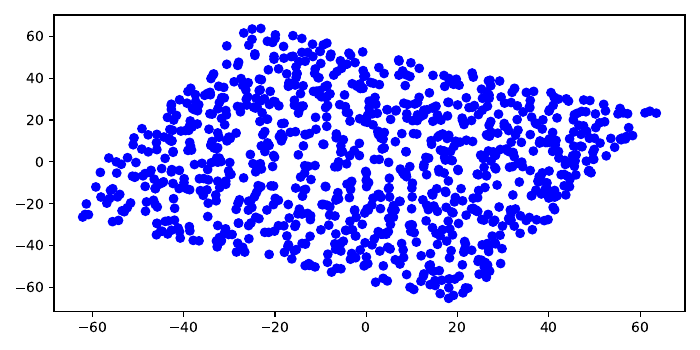

Recreate this plot in Python.
#!/usr/bin/env python3

import random
from matplotlib import pyplot as plt
from matplotlib.backends.backend_pdf import PdfPages
import sys, re
import numpy as np


def save_image(filename): 
    
    p = PdfPages(filename) 
      
    fig_nums = plt.get_fignums()   
    figs = [plt.figure(n) for n in fig_nums] 
      
    for fig in figs:  
        
        fig.savefig(p, format='pdf')  
          
    p.close()   


plt.rcParams["figure.figsize"] = [7.00, 3.50] 
plt.rcParams["figure.autolayout"] = True

inputfile = "result_zoom_1.csv"
try:
  stream = open(inputfile)
except IOError as err:
  sys.stderr.write('{}: {}\n'.format(sys.argv[0],err))
  exit(1)

x = []
y = []
re_se_m = '(-*\d+.\d*),(-*\d+.\d*)'
n = 0
  
for line in stream:
  re_se = re.search(r'{}'.format(re_se_m), line)
  if re_se:
    x.append(float(re_se.group(1)))
    y.append(float(re_se.group(2)))
    n += 1

stream.close

for a in range(n):
  print('{}  {}'.format(x[a],y[a]))
fig1 = plt.figure()
plt.plot(x,y,'bo')
#fig, ax = plt.subplots()
#ax.scatter(x,y)
#fig.savefig('plot_zoom_1.pdf')

inputfile = "result_zoom_2.csv"
try:
  stream = open(inputfile)
except IOError as err:
  sys.stderr.write('{}: {}\n'.format(sys.argv[0],err))
  exit(1)

x = []
y = []
re_se_m = '(-*\d+.\d*),(-*\d+.\d*)'
n = 0
  
for line in stream:
  re_se = re.search(r'{}'.format(re_se_m), line)
  if re_se:
    x.append(float(re_se.group(1)))
    y.append(float(re_se.group(2)))
    n += 1

stream.close

for a in range(n):
  print('{}  {}'.format(x[a],y[a]))
fig2 = plt.figure()
plt.plot(x,y,'bo')
#fig.savefig('plot_zoom_2.pdf')

inputfile = "result_zoom_3.csv"
try:
  stream = open(inputfile)
except IOError as err:
  sys.stderr.write('{}: {}\n'.format(sys.argv[0],err))
  exit(1)

x = []
y = []
re_se_m = '(-*\d+.\d*),(-*\d+.\d*)'
n = 0
  
for line in stream:
  re_se = re.search(r'{}'.format(re_se_m), line)
  if re_se:
    x.append(float(re_se.group(1)))
    y.append(float(re_se.group(2)))
    n += 1

stream.close

for a in range(n):
  print('{}  {}'.format(x[a],y[a]))
fig3 = plt.figure()
plt.plot(x,y,'bo')
#fig.savefig('plot_zoom_3.pdf')

inputfile = "result_zoom_4.csv"
try:
  stream = open(inputfile)
except IOError as err:
  sys.stderr.write('{}: {}\n'.format(sys.argv[0],err))
  exit(1)

x = []
y = []
re_se_m = '(-*\d+.\d*),(-*\d+.\d*)'
n = 0
  
for line in stream:
  re_se = re.search(r'{}'.format(re_se_m), line)
  if re_se:
    x.append(float(re_se.group(1)))
    y.append(float(re_se.group(2)))
    n += 1

stream.close

for a in range(n):
  print('{}  {}'.format(x[a],y[a]))
fig4 = plt.figure()
plt.plot(x,y,'bo')
#fig.savefig('plot_zoom_4.pdf')

inputfile = "result_zoom_5.csv"
try:
  stream = open(inputfile)
except IOError as err:
  sys.stderr.write('{}: {}\n'.format(sys.argv[0],err))
  exit(1)

x = []
y = []
re_se_m = '(-*\d+.\d*),(-*\d+.\d*)'
n = 0
  
for line in stream:
  re_se = re.search(r'{}'.format(re_se_m), line)
  if re_se:
    x.append(float(re_se.group(1)))
    y.append(float(re_se.group(2)))
    n += 1

stream.close

for a in range(n):
  print('{}  {}'.format(x[a],y[a]))
fig5 = plt.figure()
plt.plot(x,y,'bo')
#fig.savefig('plot_zoom_5.pdf')

inputfile = "result_zoom_6.csv"
try:
  stream = open(inputfile)
except IOError as err:
  sys.stderr.write('{}: {}\n'.format(sys.argv[0],err))
  exit(1)

x = []
y = []
re_se_m = '(-*\d+.\d*),(-*\d+.\d*)'
n = 0
  
for line in stream:
  re_se = re.search(r'{}'.format(re_se_m), line)
  if re_se:
    x.append(float(re_se.group(1)))
    y.append(float(re_se.group(2)))
    n += 1

stream.close

for a in range(n):
  print('{}  {}'.format(x[a],y[a]))
fig6 = plt.figure()
plt.plot(x,y,'bo')
#fig.savefig('plot_zoom_6.pdf')

inputfile = "result_zoom_7.csv"
try:
  stream = open(inputfile)
except IOError as err:
  sys.stderr.write('{}: {}\n'.format(sys.argv[0],err))
  exit(1)

x = []
y = []
re_se_m = '(-*\d+.\d*),(-*\d+.\d*)'
n = 0
  
for line in stream:
  re_se = re.search(r'{}'.format(re_se_m), line)
  if re_se:
    x.append(float(re_se.group(1)))
    y.append(float(re_se.group(2)))
    n += 1

stream.close

for a in range(n):
  print('{}  {}'.format(x[a],y[a]))
fig7 = plt.figure()
plt.plot(x,y,'bo')
#fig.savefig('plot_zoom_7.pdf')

inputfile = "result_zoom_8.csv"
try:
  stream = open(inputfile)
except IOError as err:
  sys.stderr.write('{}: {}\n'.format(sys.argv[0],err))
  exit(1)

x = []
y = []
re_se_m = '(-*\d+.\d*),(-*\d+.\d*)'
n = 0
  
for line in stream:
  re_se = re.search(r'{}'.format(re_se_m), line)
  if re_se:
    x.append(float(re_se.group(1)))
    y.append(float(re_se.group(2)))
    n += 1

stream.close

for a in range(n):
  print('{}  {}'.format(x[a],y[a]))
fig8 = plt.figure()
plt.plot(x,y,'bo')
#fig.savefig('plot_zoom_8.pdf')

inputfile = "result_zoom_9.csv"
try:
  stream = open(inputfile)
except IOError as err:
  sys.stderr.write('{}: {}\n'.format(sys.argv[0],err))
  exit(1)

x = []
y = []
re_se_m = '(-*\d+.\d*),(-*\d+.\d*)'
n = 0
  
for line in stream:
  re_se = re.search(r'{}'.format(re_se_m), line)
  if re_se:
    x.append(float(re_se.group(1)))
    y.append(float(re_se.group(2)))
    n += 1

stream.close

for a in range(n):
  print('{}  {}'.format(x[a],y[a]))
fig9 = plt.figure()
plt.plot(x,y,'bo')
#fig.savefig('plot_zoom_9.pdf')

inputfile = "result_zoom_10.csv"
try:
  stream = open(inputfile)
except IOError as err:
  sys.stderr.write('{}: {}\n'.format(sys.argv[0],err))
  exit(1)

x = []
y = []
re_se_m = '(-*\d+.\d*),(-*\d+.\d*)'
n = 0
  
for line in stream:
  re_se = re.search(r'{}'.format(re_se_m), line)
  if re_se:
    x.append(float(re_se.group(1)))
    y.append(float(re_se.group(2)))
    n += 1

stream.close

for a in range(n):
  print('{}  {}'.format(x[a],y[a]))
fig10 = plt.figure()
plt.plot(x,y,'bo')
#fig.savefig('plot_zoom_10.pdf')

filename = "plot.pdf"
save_image(filename)

